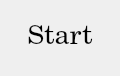
<?xml version="1.0" encoding="UTF-8"?>
<ui version="4.0">
 <class>MainWindow</class>
 <widget class="QMainWindow" name="MainWindow">
  <property name="geometry">
   <rect>
    <x>0</x>
    <y>0</y>
    <width>120</width>
    <height>76</height>
   </rect>
  </property>
  <property name="sizePolicy">
   <sizepolicy hsizetype="Preferred" vsizetype="Preferred">
    <horstretch>0</horstretch>
    <verstretch>0</verstretch>
   </sizepolicy>
  </property>
  <property name="windowTitle">
   <string>MainWindow</string>
  </property>
  <property name="dockOptions">
   <set>QMainWindow::AllowTabbedDocks|QMainWindow::AnimatedDocks</set>
  </property>
  <widget class="QWidget" name="centralWidget">
   <property name="sizePolicy">
    <sizepolicy hsizetype="Preferred" vsizetype="Preferred">
     <horstretch>0</horstretch>
     <verstretch>0</verstretch>
    </sizepolicy>
   </property>
   <layout class="QVBoxLayout" name="verticalLayout_2">
    <item>
     <widget class="QPushButton" name="startButton">
      <property name="sizePolicy">
       <sizepolicy hsizetype="Minimum" vsizetype="Minimum">
        <horstretch>0</horstretch>
        <verstretch>0</verstretch>
       </sizepolicy>
      </property>
      <property name="font">
       <font>
        <family>Century</family>
        <pointsize>20</pointsize>
       </font>
      </property>
      <property name="toolTipDuration">
       <number>-1</number>
      </property>
      <property name="autoFillBackground">
       <bool>false</bool>
      </property>
      <property name="text">
       <string>Start</string>
      </property>
      <property name="checkable">
       <bool>true</bool>
      </property>
      <property name="autoExclusive">
       <bool>false</bool>
      </property>
      <property name="autoDefault">
       <bool>false</bool>
      </property>
      <property name="default">
       <bool>false</bool>
      </property>
      <property name="flat">
       <bool>true</bool>
      </property>
     </widget>
    </item>
   </layout>
  </widget>
 </widget>
 <layoutdefault spacing="6" margin="11"/>
 <resources/>
 <connections/>
</ui>
